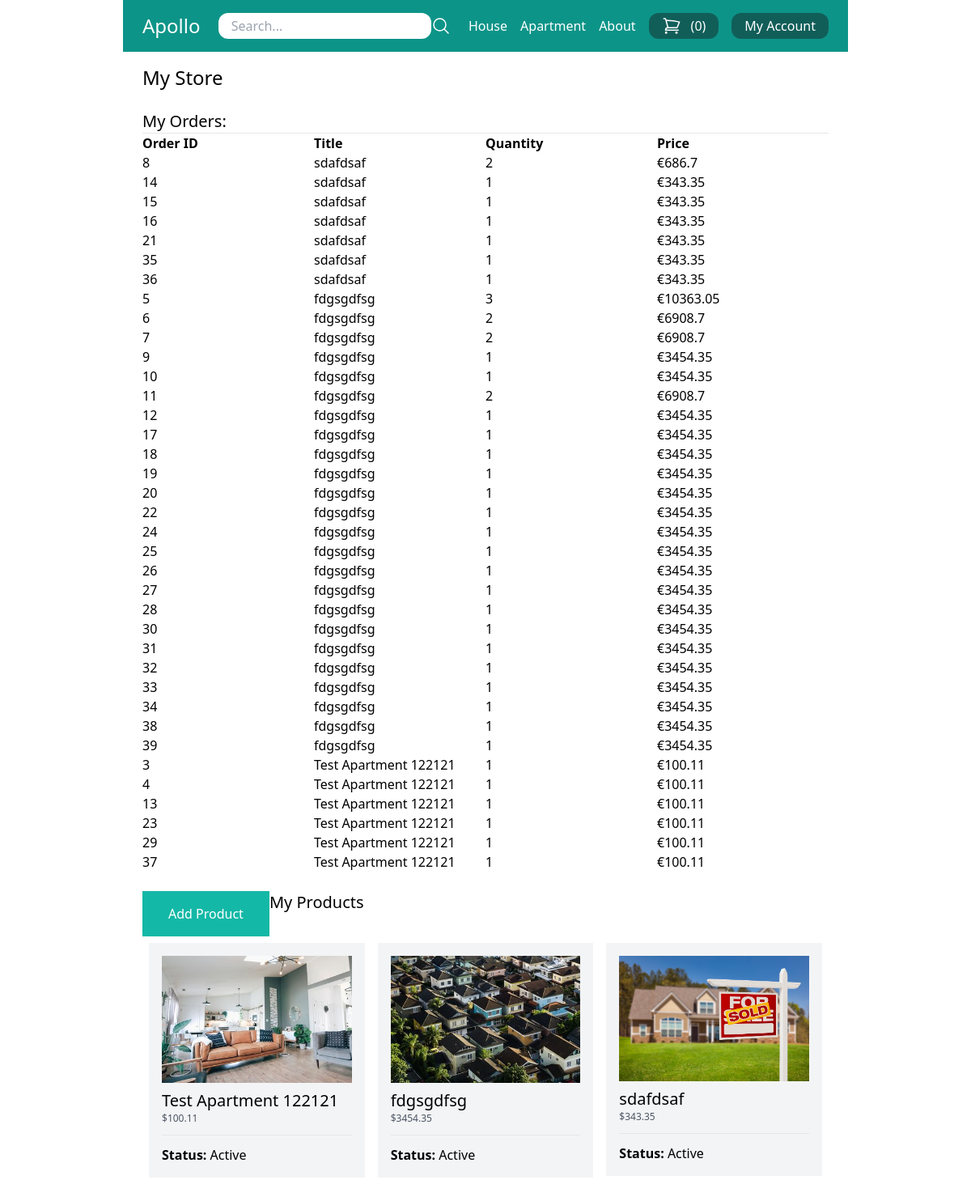
Screenshot of /my-store/ (signed in) with the database file from the repository.
### store/models.py (models this page shows, shortened)
class Category(models.Model):
    title = models.CharField(max_length=50)
    slug = models.SlugField(max_length=50)
    class Meta:
        verbose_name_plural = 'Categories'

class OrderItem(models.Model):
    order = models.ForeignKey(Order, related_name='items', on_delete=models.CASCADE)
    product = models.ForeignKey(Product, related_name='items', on_delete=models.CASCADE)
    price = models.IntegerField()
    quantity = models.IntegerField(default=1)
    def get_display_price(self):
        return self.price / 100

class Order(models.Model):
    first_name = models.CharField(max_length=255)
    last_name = models.CharField(max_length=255)
    address = models.CharField(max_length=255)
    zipcode = models.CharField(max_length=255)
    city =  models.CharField(max_length=255)
    paid_amount = models.IntegerField(blank=True, null=True)
    is_paid = models.BooleanField(default=False)
    payment_intent = models.CharField(max_length=255)
    created_by = models.ForeignKey(User, related_name='orders', on_delete=models.SET_NULL, null=True)
    created_at = models.DateTimeField(auto_now=True)

class Product(models.Model):
    DRAFT = 'draft'
    WAITING_APPROVAL = 'waitingapproval'
    ACTIVE = 'active'
    DELETED = 'deleted'
    STATUS_CHOICES = (
        (DRAFT, 'Draft'),
        (WAITING_APPROVAL, 'Waiting approval'),
        (ACTIVE, 'Active'),
        (DELETED, 'Deleted'),
    )
    user = models.ForeignKey(User, related_name='products', on_delete=models.CASCADE)
    category = models.ForeignKey(Category, related_name='products', on_delete=models.CASCADE)
    title = models.CharField(max_length=50)
    slug = models.SlugField(max_length=50)
    description = models.TextField(blank=True)
    price = models.IntegerField()
    image = models.ImageField(upload_to='uploads/product_images/', blank=True, null=True)
    thumbnail = models.ImageField(upload_to='uploads/product_images/thumbnails/', blank=True, null=True)
    created_at = models.DateTimeField(auto_now_add=True)
    updated_at = models.DateTimeField(auto_now=True)
    status = models.CharField(max_length=50, choices=STATUS_CHOICES, default=ACTIVE)
    class Meta:
        ordering = ('-created_at',)
    def get_display_price(self):
        return self.price / 100

### userprofile/views.py (the view)
# urls.py: path('my-store/', views.my_store, name='my_store'),
@login_required
def my_store(request):
    products = request.user.products.exclude(status=Product.DELETED)
    order_items = OrderItem.objects.filter(product__user = request.user)
    return render(request, 'userprofile/my_store.html', {
        'products': products,
        'order_items': order_items,
    })

### store/cart.py (called while the page is built)
    def __len__(self):
        return sum(item['quantity'] for item in self.cart.values())

### store/context_processors.py (called while the page is built)
def cart(request):
    return {'cart': Cart(request)}

### store/templatetags/menu.py (called while the page is built)
@register.inclusion_tag('core/menu.html')
def menu():
    categories = Category.objects.all()
    return {'categories': categories}

### userprofile/templates/userprofile/my_store.html (shortened to what this page needs)
{% extends 'core/base.html' %}
{% block content %}
    <h1 class="text-2xl">My Store</h1>
    <h2 class="text-xl mt-6">My Orders: </h2>
    <hr>
        <div class="flex flex-wrap">
            <div class="w-1/4">
                <strong>Order ID</strong>
            </div>
            <div class="w-1/4">
            <strong>Title</strong>
        </div>
        <div class="w-1/4">
            <strong>Quantity</strong>
        </div>
        <div class="w-1/4">
            <strong>Price</strong>
        </div>
    {% for order_item in order_items %}
    <div class="flex flex-wrap">
        <div class="w-1/4">
            <a href="{% url 'my_store_order_detail' order_item.order.id %}">
                {{ order_item.order.id }}</a>
        </div>
        <div class="w-1/4">
            {{ order_item.product.title }}
        </div>
        <div class="w-1/4">
            {{ order_item.quantity }}
        </div>
        <div class="w-1/4">
           €{{ order_item.get_display_price }}
        </div>
    {% endfor %}
    <a href="{% url 'add_product' %}" class="inline-block mt-6  py-4 px-8 bg-teal-500 text-white">Add Product</a>
    <h2 class="text-xl mt-6">My Products</h2>
        {% if products %}
        <div class="flex flex-wrap ">
            {% for product in products %}
            <div class="product w-1/3  p-2">
                <div class="bg-gray-100 p-4">
                    <a href="{% url 'edit_product' product.id %}">
                         {% if product.image %}
                        <div class="image mb-2">
                           <img src="{{ product.image.url }}" alt="Image of {{ product.title }}">
                        </div>
                        {% endif %}
                <h2 class="text-xl">{{ product.title }}</h2>
                <p class="text-xs text-gray-600">${{ product.get_display_price }}</p>
                <hr class="my-3">
                <p><strong>Status: </strong>{{ product.get_status_display }}</p>
            </a>
            </div>
        </div>
            {% endfor %}
        </div>
        {% else %}
        <p class="py-4 px-8 bg-gray-200 mt-4">You don't have any products yet</p>
        {% endif %}
{% endblock %}

### core/templates/core/menu.html
{% for category in categories %}
    <a href="{% url 'category_detail' category.slug %}" class="text-white">{{ category.title }}</a>
{% endfor %}
<a href="{% url 'about' %}" class="text-white">About</a>

### rows the page displays
Category: title "House"
Category: title "Apartment"
OrderItem: order.id "8", product "sdafdsaf", quantity "2", get_display_price "686.7"
OrderItem: order.id "14", product "sdafdsaf", quantity "1", get_display_price "343.35"
OrderItem: order.id "15", product "sdafdsaf", quantity "1", get_display_price "343.35"
OrderItem: order.id "16", product "sdafdsaf", quantity "1", get_display_price "343.35"
OrderItem: order.id "21", product "sdafdsaf", quantity "1", get_display_price "343.35"
OrderItem: order.id "35", product "sdafdsaf", quantity "1", get_display_price "343.35"
OrderItem: order.id "36", product "sdafdsaf", quantity "1", get_display_price "343.35"
OrderItem: order.id "5", product "fdgsgdfsg", quantity "3", get_display_price "10363.05"
OrderItem: order.id "6", product "fdgsgdfsg", quantity "2", get_display_price "6908.7"
OrderItem: order.id "7", product "fdgsgdfsg", quantity "2", get_display_price "6908.7"
OrderItem: order.id "9", product "fdgsgdfsg", quantity "1", get_display_price "3454.35"
OrderItem: order.id "10", product "fdgsgdfsg", quantity "1", get_display_price "3454.35"
OrderItem: order.id "11", product "fdgsgdfsg", quantity "2", get_display_price "6908.7"
OrderItem: order.id "12", product "fdgsgdfsg", quantity "1", get_display_price "3454.35"
OrderItem: order.id "17", product "fdgsgdfsg", quantity "1", get_display_price "3454.35"
OrderItem: order.id "18", product "fdgsgdfsg", quantity "1", get_display_price "3454.35"
OrderItem: order.id "19", product "fdgsgdfsg", quantity "1", get_display_price "3454.35"
OrderItem: order.id "20", product "fdgsgdfsg", quantity "1", get_display_price "3454.35"
OrderItem: order.id "22", product "fdgsgdfsg", quantity "1", get_display_price "3454.35"
OrderItem: order.id "24", product "fdgsgdfsg", quantity "1", get_display_price "3454.35"
OrderItem: order.id "25", product "fdgsgdfsg", quantity "1", get_display_price "3454.35"
OrderItem: order.id "26", product "fdgsgdfsg", quantity "1", get_display_price "3454.35"
OrderItem: order.id "27", product "fdgsgdfsg", quantity "1", get_display_price "3454.35"
OrderItem: order.id "28", product "fdgsgdfsg", quantity "1", get_display_price "3454.35"
OrderItem: order.id "30", product "fdgsgdfsg", quantity "1", get_display_price "3454.35"
OrderItem: order.id "31", product "fdgsgdfsg", quantity "1", get_display_price "3454.35"
OrderItem: order.id "32", product "fdgsgdfsg", quantity "1", get_display_price "3454.35"
OrderItem: order.id "33", product "fdgsgdfsg", quantity "1", get_display_price "3454.35"
OrderItem: order.id "34", product "fdgsgdfsg", quantity "1", get_display_price "3454.35"
OrderItem: order.id "38", product "fdgsgdfsg", quantity "1", get_display_price "3454.35"
OrderItem: order.id "39", product "fdgsgdfsg", quantity "1", get_display_price "3454.35"
OrderItem: order.id "3", product "Test Apartment 122121", quantity "1", get_display_price "100.11"
OrderItem: order.id "4", product "Test Apartment 122121", quantity "1", get_display_price "100.11"
OrderItem: order.id "13", product "Test Apartment 122121", quantity "1", get_display_price "100.11"
OrderItem: order.id "23", product "Test Apartment 122121", quantity "1", get_display_price "100.11"
OrderItem: order.id "29", product "Test Apartment 122121", quantity "1", get_display_price "100.11"
OrderItem: order.id "37", product "Test Apartment 122121", quantity "1", get_display_price "100.11"
Product: image (picture), title "Test Apartment 122121", get_display_price "100.11", status "Active"
Product: image (picture), title "fdgsgdfsg", get_display_price "3454.35", status "Active"
Product: image (picture), title "sdafdsaf", get_display_price "343.35", status "Active"

### other values shown
{{ cart|length }} "0"
